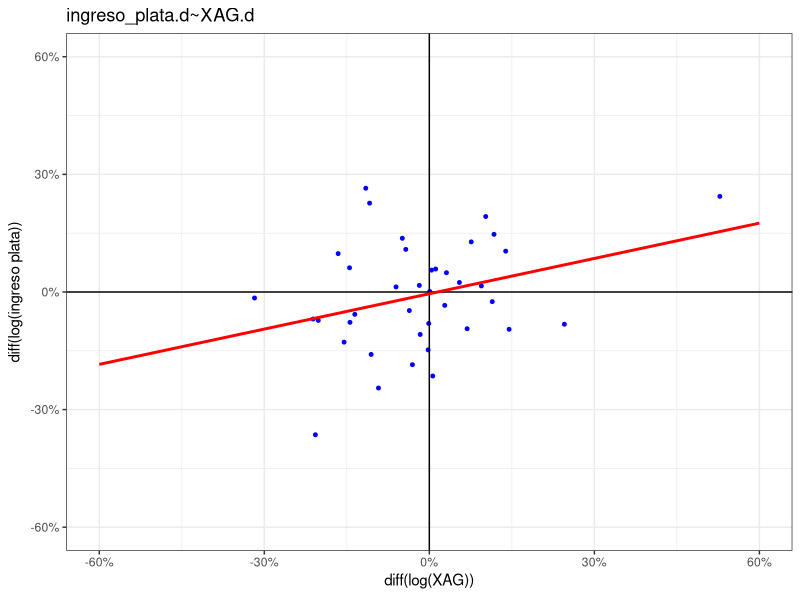
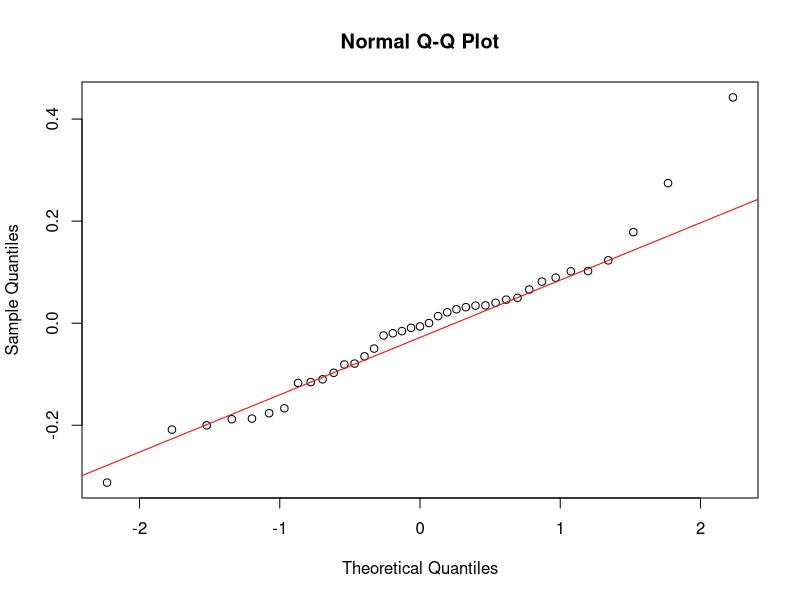

Write the R code that produced these figures, in order. (Note: this script raises an error after producing the figures.)
###------------------------ Modelo plata ----------------- ####
# Preparación y carga de datos:
rm(list=ls())
library(readxl)
library(ggplot2)
datos_0 <- read_excel("Base de datos_B.xlsx")
attach(datos_0)

# Transformación de datos:
library(dplyr)
datos_1 <- datos_0 %>%
  summarise(
    XAG.d=diff(log(XAG)),
    DXY.d=diff(log(DXY)),
    prod_plata.d=diff(log(prod_plata)),
    ingreso_plata.d=diff(log(ingreso_plata)))





#################################################################### Niveles.
M2_plata.d0 <- lm(ingreso_plata~XAG-1)
summary(M2_plata.d0)

################################################################# diff(log(x)
M2_plata.d1 <- lm(ingreso_plata.d~XAG.d-1,
                data=datos_1)
summary(M2_plata.d1)

################################################################# cointegración
y0_1 <- (ingreso_plata)
x0_1 <- (XAG)
library(urca)
jotest=ca.jo(data.frame(y0_1,x0_1), type="trace", K=2, ecdet="none", spec="longrun")
summary(jotest)

################################################################# Raíz unitaria
a=diff(log(ingreso_plata))
b=diff(log(XAG))

library(tseries)
adf.test(a)
pp.test(a)

library(tseries)
adf.test(b)
pp.test(b)

################################################################# Gráfica
datos_1 %>%
  ggplot(aes(x=ingreso_plata.d,
             y=XAG.d))+
  theme_bw()+
  labs(title="ingreso_plata.d~XAG.d",
       y=expression(paste("diff(log(ingreso plata))")),
       x=expression(paste("diff(log(XAG))")))+
  geom_point(col="blue",
             size=1)+
  geom_hline(yintercept=0)+
  geom_vline(xintercept=0)+
  scale_x_continuous(labels=scales::percent,limits=c(-.6,.6))+
  scale_y_continuous(labels=scales::percent,limits=c(-.6,.6))+
  geom_smooth(method="lm",
              se=F,
              fullrange=T,
              col="red")

###------------------------ Pruebas diagnostico: Plata -------------------- ####
#   Pruebas                       Modelo +     p-values

#1. Prueba de media cero:         Cumple.   
#                                 p-v:0.5927 t-test
#2. Pureba de normalidad:         Cumple.   
#                                 p-v:0.1024  Shapiro-wilk
#3. Prueba de heterocedasticidad: El modelo es homocedástico.
#                                 p-v:NA      Breusch-Pagan
#4. Prueba de correlación serial: No se detecta correlación serial en los errores.
#                                 p-v:0.2704  Durbin-Watson
#5. Prueba RESET:                 El modelo está correctamente especificado.
#                                 p-v:0.457

# 1. Prueba de media cero:                                                  ####
# H0 : E[u] = 0
# H1 : E[u] != 0
t.test(M2_plata.d1$residuals,mu=0)
# p-value > 0.05, no se rechaza HO: en este caso los errores tienen media cero.

# 2. Prueba de normalidad:                                                  ####
# H0 : Los errores son normales
# H1 : Los errores no son normales
shapiro.test(M2_plata.d1$residuals)
library(nortest)
ad.test(M2_plata.d1$residuals)
# p-value > 0.05, no se rechaza HO: en este caso los errores son normales.
qqnorm(M2_plata.d1$residuals)
qqline(M2_plata.d1$residuals, col = "red")

# 3. Prueba de heterocedasticidad:                                          ####
# H0 : Los errores son homocedásticos
# H1 : Los errores no son homocedásticos
library(lmtest)
bptest(M2_plata.d1)
# p-value > 0.05, no se rechaza HO: en este caso los errores cumplen
# con supuestos de homocedásticidad.

# 4. Prueba de correlación serial:                                          ####

# 4.1. Prueba Durbin-Watson
# H0 : Los errores no tienen correlación serial sucesiva
# H1 : Los errores tienen correlación serial sucesiva
dwtest(M2_plata.d1, alternative = "two.sided")
# p-value > 0.05, no se rechaza HO: en este caso existe evidencia de
# correlación serial sucesiva.

# 4.2. Prueba Breush-Godfrey
# H0 : Los errores no tienen correlación serial sucesiva hasta orden r
# H1 : Los errores no tienen correlación serial sucesiva hasta orden r
bgtest(M2_plata.d1, order = 3)
bgtest(M2_plata.d1, order = 6)
bgtest(M2_plata.d1, order = 9)
bgtest(M2_plata.d1, order = 12)
# p-value > 0.05, no se rechaza HO: en este caso existe evidencia de
# correlación serial sucesiva de orden r.

# 4. Prueba RESET:                                                          ####
# H0 : El modelo está correctamente especificado
# H1 : El modelo no está correctamente especificado
library(lmtest)
library(sandwich)
resettest(M2_plata.d1, power = 2:3, vcov = vcovHAC)
# p-value > 0.05, no se rechaza HO: en este caso el modelo esta correctamente
# especificado.
